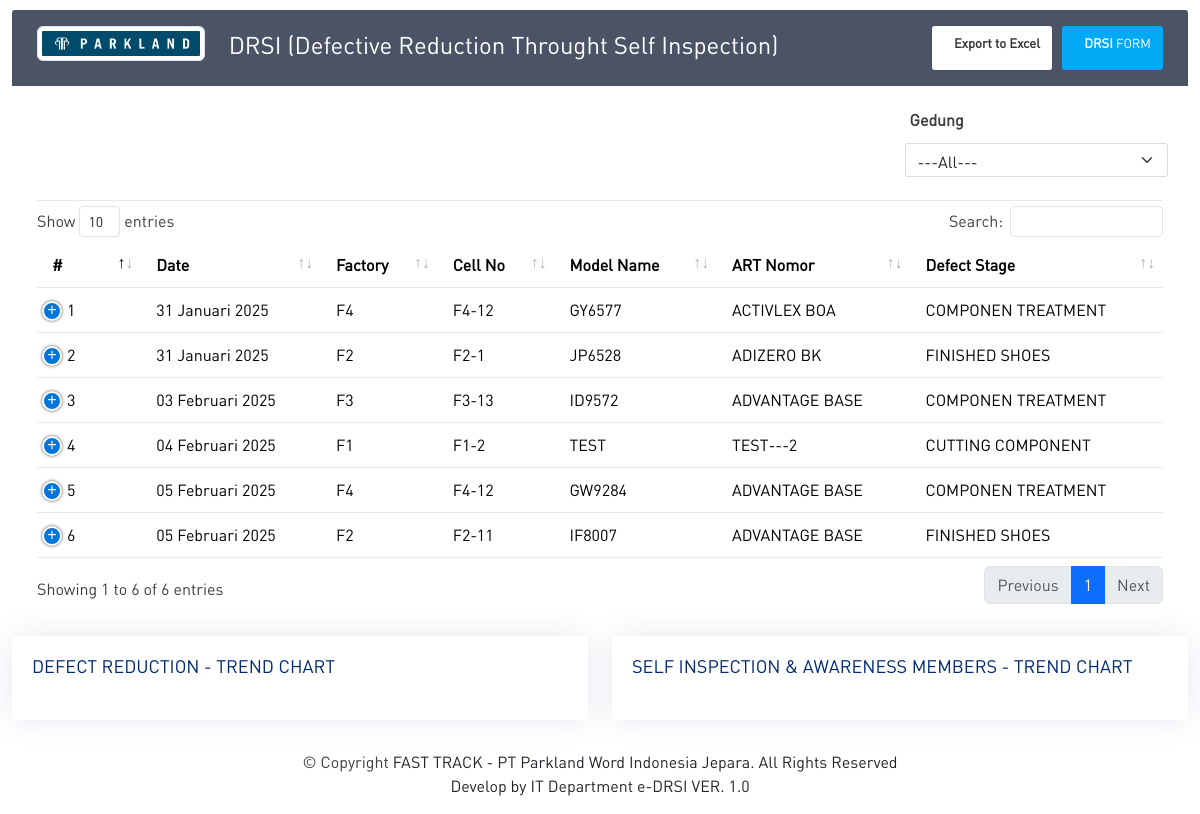
/, run on an earlier commit of the app's database.
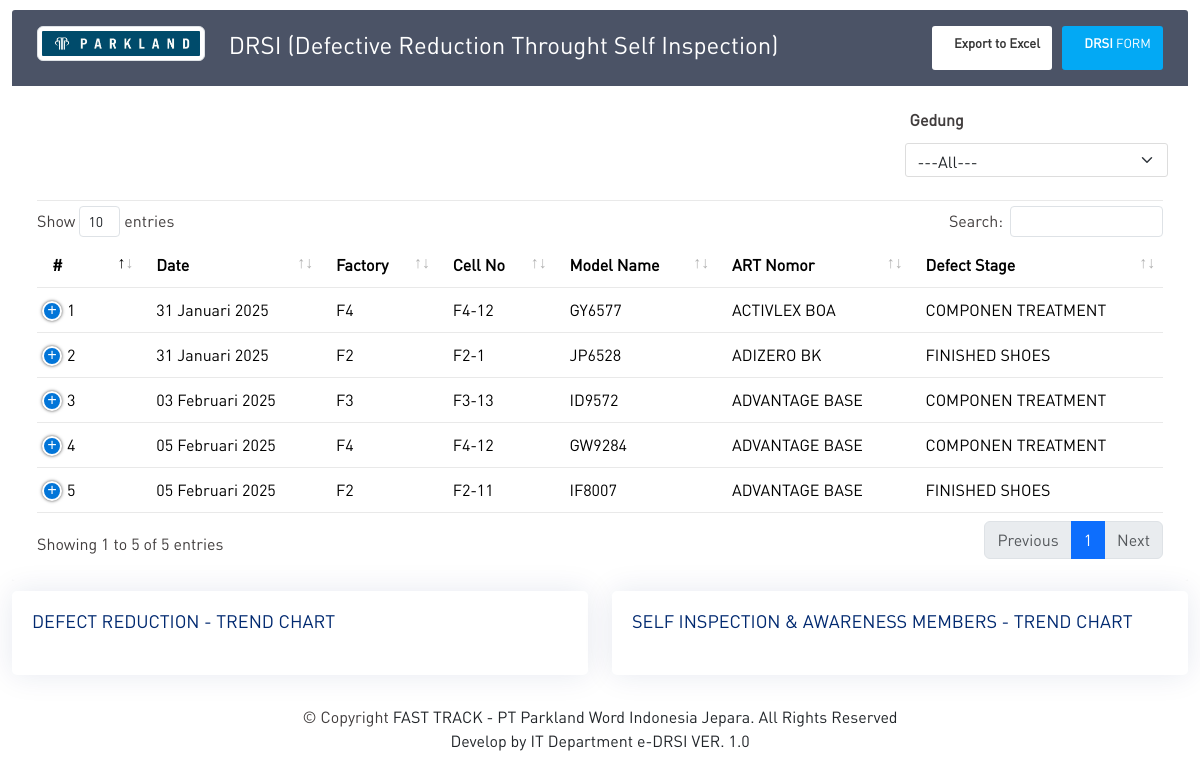
And on a later commit of the database.
### tables this page shows
CREATE TABLE `tbl_finding`  (
  `id_finding` int NOT NULL AUTO_INCREMENT,
  `date` date NULL DEFAULT NULL,
  `gedung` varchar(255) NULL DEFAULT NULL,
  `cell` varchar(255) NULL DEFAULT NULL,
  `artikel` varchar(255) NULL DEFAULT NULL,
  `model` varchar(255) NULL DEFAULT NULL,
  `defect_stage` varchar(255) NULL DEFAULT NULL,
  `defect_name` varchar(255) NULL DEFAULT NULL,
  `defect_name2` varchar(255) NULL DEFAULT NULL,
  `picture` varchar(255) NULL DEFAULT NULL,
  `pairs` varchar(255) NULL DEFAULT NULL,
  `defect_source` varchar(255) NULL DEFAULT NULL,
  `self_inspect` varchar(255) NULL DEFAULT NULL,
  `who_defect_go` text NULL,
  `count` int NULL DEFAULT NULL,
  `defect_area` varchar(255) NULL DEFAULT NULL,
  `who_stop_defect` varchar(255) NULL DEFAULT NULL,
  `count2` int NULL DEFAULT NULL,
  `remark` text NULL,
  PRIMARY KEY (`id_finding`) USING BTREE
);

CREATE TABLE `tbl_defect`  (
  `id_defect` char(5) NOT NULL,
  `nama_defect` varchar(255) NULL DEFAULT NULL,
  PRIMARY KEY (`id_defect`) USING BTREE
);

### application/modules/dashboard/controllers/Dashboard.php (called while the page is built, shortened)
<?php
class Dashboard extends CI_Controller
{
	public function __construct()
	{
		$this->load->model('M_dashboard');
		$this->load->helper('tgl_indo');
	}
	public function DisplayFinding()
	{
		$bulan = date("m", strtotime(date("Y-m-d")));
		$tahun = date("Y", strtotime(date("Y-m-d")));
		$data = [
			'bulan'     => $bulan,
			'tahun'     => $tahun,
			'gedung' 	=> $this->M_dashboard->get_gedung(),
			'dashboard' => $this->M_dashboard->dashboard(),
		];
		$this->load->view('part/header');
		$this->load->view('Display_Finding', $data);
		$this->load->view('part/_js');
	}
}

### index.php (called while the page is built, shortened)
<?php
require_once BASEPATH.'core/CodeIgniter.php';

### application/modules/dashboard/models/M_dashboard.php (called while the page is built, shortened)
<?php
class M_dashboard extends CI_Model
{
	function dashboard()
	{
		$this->db->select('*');
		$this->db->from('tbl_finding');
		$this->db->join('tbl_defect_sub_class', 'tbl_finding.defect_name2 = tbl_defect_sub_class.id_defect_sub_class', 'left');
		$this->db->join('tbl_defect', 'tbl_finding.defect_stage = tbl_defect.id_defect', 'left');
		$dataDashboard = $this->db->get()->result();
		return $dataDashboard;
	}
}

### application/helpers/tgl_indo_helper.php (called while the page is built, shortened)
<?php if (! defined('BASEPATH')) exit('No direct script access allowed');
if (! function_exists('tgl_indo')) {
	function date_indo($tgl)
	{
		$ubah = gmdate($tgl, time() + 60 * 60 * 8);
		$pecah = explode("-", $ubah);
		$tanggal = $pecah[2];
		$bulan = bulan($pecah[1]);
		$tahun = $pecah[0];
		return $tanggal . ' ' . $bulan . ' ' . $tahun;
	}
}
if (! function_exists('bulan')) {
	function bulan($bln)
	{
		switch ($bln) {
			case 1:
				return "Januari";
				break;
			case 2:
				return "Februari";
				break;
		}
	}
}

### application/views/Display_Finding.php (the view, shortened to what this page needs)
<div class="container-fluid">
	<div class="table-responsive">
		<div class="table-wrapper">
			<div class="table-title">
				<div class="row">
					<div class="col-sm-2">
						<img class="img-thumbnail" src="<?= base_url('') ?>assets/img/5.jpeg" width="250" height="250" alt="">
					</div>
					<div class="col-sm-6">
						<h2> DRSI (Defective Reduction Throught Self Inspection)</h2>
					</div>
					<div class="col-sm-4">
						<button class="btn btn-primary" onclick="submitForm()"><i class="material-icons">&#xE863;</i> <span><b>DRSI</b> FORM</span></button>
						<button class="btn btn-secondary" onclick="trackingDrsi(this)"><i class="material-icons">&#xE24D;</i> <span><b>Export to Excel</b></span></button>
					</div>
				</div>
			</div>
			<div class="table-filter">
				<div class="row mb-6">
					<div class="col-sm-3 mb-2">
					</div>
					<div class="col-sm-3 mb-2">
					</div>
					<div class="col-sm-3 mb-2">
					</div>
					<div class="col-sm-3 mb-2 float-end">
						<label for="gedung" class="col-sm-2 col-form-label mb-1"><b>Gedung</b></label>
						<select name="gedung" id="filter_gedung" class=" form-select col-sm-2 form-control">
							<option value='all'>---All---</option>
						</select>
					</div>
				</div>
			</div>
			<table id="tbl_display" class="table table-hover table-responsive-lg display responsive nowrap" width="100%">
				<thead>
					<tr>
						<th>#</th>
						<th>Date</th>
						<th>Factory</th>
						<th>Cell No</th>
						<th>Model Name</th>
						<th>ART Nomor</th>
						<th>Defect Stage</th>
					</tr>
				</thead>
				<tbody>
					<tr>
						<?php
						$no = 1;
						foreach ($dashboard as $data) {
						?>
							<td><?= $no++; ?></td>
							<td><?= date_indo($data->date); ?></td>
							<td><?= $data->gedung; ?></td>
							<td><?= $data->cell; ?></td>
							<td><?= $data->artikel; ?></td>
							<td><?= $data->model; ?></td>
							<td><?= $data->nama_defect; ?></td>
					</tr>
				<?php
						}
				?>
				</tbody>
			</table>
		</div>
	</div>
	<div class="row">
		<div class="col-lg-6">
			<div class="card">
				<div class="card-body">
					<h5 class="card-title text-bold">DEFECT REDUCTION - TREND CHART</h5>
				</div>
			</div>
		</div>
		<div class="col-lg-6">
			<div class="card">
				<div class="card-body">
					<h5 class="card-title">SELF INSPECTION & AWARENESS MEMBERS - TREND CHART</h5>
				</div>
			</div>
		</div>
	</div>
	<div class="credits text-center">
		<div class="copyright">
			&copy; Copyright <span class="text-center text-dark">FAST TRACK - PT Parkland Word Indonesia Jepara. All Rights Reserved </span>
		</div>
		<div class="credits">
			<p class="text-dark">Develop by IT Department e-DRSI VER. 1.0</a></p>
		</div>
	</div>
</div>

What changed in the data, as far as the page shows it:
removed tbl_finding: date "04 Februari 2025", gedung "F1", cell "F1-2", artikel "TEST", model "TEST---2", tbl_defect.nama_defect "CUTTING COMPONENT"
Also different on the page:
text written by a page script: "Show entries Search: Showing 1 to 6 of 6 entries Previous 1 Next" → "Show entries Search: Showing 1 to 5 of 5 entries Previous 1 Next"
